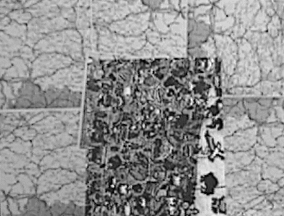
%> input picture stereo-matching/im0.pgm, 284 x 216 px
$ octave proj1.m   (GNU Octave 9; MATLAB toolbox functions it lacks are replaced by stand-ins)
%> lines starting %> are read from the running program, lines starting %| are printed output that depends on the picture
### stereo-matching/ssd.m
function disp = ssd(src1,src2,window_size,disp_threshold,row)

if ~all(size(src1) == size(src2))
    error('size are not same');
end

[h,w] = size(src1);
w_half = (window_size-1)/2;

src1 = padarray(src1,[w_half w_half],'replicate','both');
src2 = padarray(src2,[w_half w_half],'replicate','both');

disp_mat = [];

for i=1:w % Center pixel of window1, which is from src1 (reference)

    temp = [];
    for j=1:w % Center pixel of window2, which is from src2 (object being probed)
        % In other words, disparity in pixel d =abs(j-i) when j = argmin(window difference)
        window1 = uint16(src1(row:row+2*w_half,i:i+2*w_half));
        window2 = uint16(src2(row:row+2*w_half,j:j+2*w_half));

        windows_diff = window1-window2;
        windows_diff_sq = windows_diff .* windows_diff;
        sum_val = sum(windows_diff_sq(:));

        temp = [temp sum_val];
    end

    disp_mat = [disp_mat; temp];
end

padded_disp_mat = padarray(disp_mat,[0 disp_threshold],max(disp_mat(:)),'both');

search_mat = [];
for i=1:w
    search_mat = [search_mat; padded_disp_mat(i,i:i+2*disp_threshold)];
end

[M, I] = min(abs(search_mat),[],2); % Width = 2*disp_threshold + 1

disp = abs(I-disp_threshold-1);

end

### stereo-matching/sad.m
function disp = sad(src1,src2,window_size,disp_threshold,row)

if ~all(size(src1) == size(src2))
    error('size are not same');
end

[h,w] = size(src1);
w_half = (window_size-1)/2;

src1 = padarray(src1,[w_half w_half],'replicate','both');
src2 = padarray(src2,[w_half w_half],'replicate','both');

disp_mat = [];

for i=1:w % Center pixel of window1, which is from src1 (reference)

    temp = [];
    for j=1:w % Center pixel of window2, which is from src2 (object being probed)
        % In other words, disparity in pixel d =abs(j-i) when j = argmin(window difference)
        window1 = uint16(src1(row:row+2*w_half,i:i+2*w_half));
        window2 = uint16(src2(row:row+2*w_half,j:j+2*w_half));

        windows_diff = abs(window1-window2);
        sum_val = sum(windows_diff(:));
        temp = [temp sum_val];
    end

    disp_mat = [disp_mat; temp];
end

padded_disp_mat = padarray(disp_mat,[0 disp_threshold],max(disp_mat(:)),'both');

search_mat = [];
for i=1:w
    search_mat = [search_mat; padded_disp_mat(i,i:i+2*disp_threshold)];
end

[M, I] = min(abs(search_mat),[],2); % Width = 2*disp_threshold + 1

disp = abs(I-disp_threshold-1);

end

### stereo-matching/proj1.m
close all;
clear all;

im0 = imread('im0.pgm');
%> im0 is the input picture: size 216x284 uint8; min 3, max 255, mean 144.4
im1 = imread('im1.pgm');
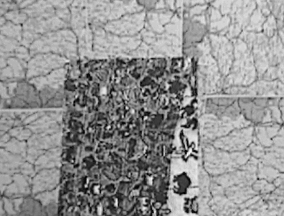
%> input picture stereo-matching/im1.pgm, 284 x 216 px
%> im1 is the input picture: size 216x284 uint8; min 2, max 251, mean 145.8

gt_disparity0 = imread('gt_disp0.pgm');
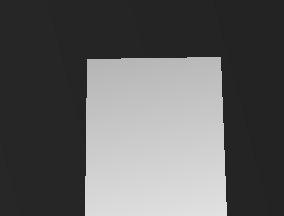
%> input picture stereo-matching/gt_disp0.pgm, 284 x 216 px
%> gt_disparity0 is the input picture: size 216x284 uint8; min 35, max 225, mean 95.7
gt_vec0 = double(gt_disparity0(100,:))/8';
%> gt_vec0 = 284 values, max 24.5 at index 214, min 4.38 at index 240, mean 14.02

gt_disparity1 = imread('gt_disp1.pgm');
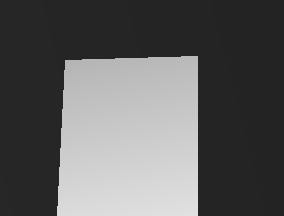
%> input picture stereo-matching/gt_disp1.pgm, 284 x 216 px
%> gt_disparity1 is the input picture: size 216x284 uint8; min 35, max 225, mean 95.1
gt_vec1 = double(gt_disparity1(100,:))/8';
%> gt_vec1 = 284 values, max 24.5 at index 189, min 4.38 at index 237, mean 13.87

disp_threshold = 600;
row = 100;

%% SSD

disparity_left_3 = ssd(im1,im0,3,disp_threshold,row);
%> in ssd, `[M, I] = min(abs(search_mat),[],2);`: M = 284 values, max 888 at index 191, min 0 at index 1, mean 13.67; I = 284 values, max 736 at index 9, min 328 at index 274, mean 529
%> in ssd, `disp = abs(I-disp_threshold-1);`: disp = 284 values, max 273 at index 274, min 0 at index 1, mean 87.42
%> disparity_left_3 has the same summary as disp in ssd
disparity_right_3 = ssd(im0,im1,3,disp_threshold,row);
%> disparity_right_3 = 284 values, max 275 at index 278, min 1 at index 44, mean 87.33
disparity_left_7 = ssd(im1,im0,7,disp_threshold,row);
%> disparity_left_7 = 284 values, max 279 at index 3, min 0 at index 229, mean 79.68
disparity_right_7 = ssd(im0,im1,7,disp_threshold,row);
%> disparity_right_7 = 284 values, max 269 at index 8, min 1 at index 262, mean 83.61
disparity_left_13 = ssd(im1,im0,13,disp_threshold,row);
%> disparity_left_13 = 284 values, max 209 at index 75, min 4 at index 227, mean 50.49
disparity_right_13 = ssd(im0,im1,13,disp_threshold,row);
%> disparity_right_13 = 284 values, max 279 at index 2, min 2 at index 282, mean 114.2
disparity_left_21 = ssd(im1,im0,21,disp_threshold,row);
%> call 7 of ssd, with window_size = 21, disp_threshold = 600, row = 100
%> after the loop in ssd (call 7), `for i=1:w`:
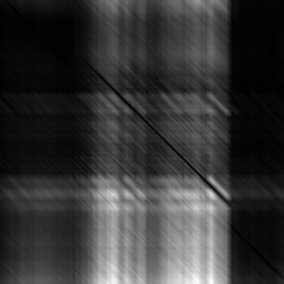
%> disp_mat: size 284x284 double; min 2379, max 3925559, mean 832871.6; drawn with min black and max white
%> in ssd (call 7), `[M, I] = min(abs(search_mat),[],2);`: M = 284 values, max 404395 at index 197, min 2379 at index 26, mean 72663.2; I = 284 values, max 874 at index 1, min 586 at index 277, mean 655.7
%> in ssd (call 7), `disp = abs(I-disp_threshold-1);`: disp = 284 values, max 273 at index 1, min 4 at index 246, mean 55.32
%> disparity_left_21 has the same summary as disp in ssd
disparity_right_21 = ssd(im0,im1,21,disp_threshold,row);
%> call 8 of ssd, with window_size = 21, disp_threshold = 600, row = 100
%> after the loop in ssd (call 8), `for i=1:w`:
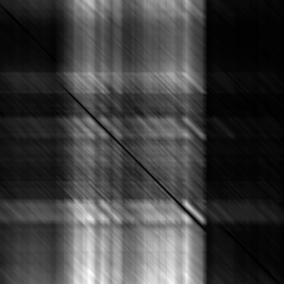
%> disp_mat: size 284x284 double; min 6307, max 3192320, mean 771706.6; drawn with min black and max white
%> in ssd (call 8), `[M, I] = min(abs(search_mat),[],2);`: M = 284 values, max 114020 at index 202, min 6307 at index 263, mean 36406.8; I = 284 values, max 884 at index 1, min 576 at index 202, mean 714.2
%> in ssd (call 8), `disp = abs(I-disp_threshold-1);`: disp = 284 values, max 283 at index 1, min 4 at index 247, mean 120.7
%> disparity_right_21 has the same summary as disp in ssd

figure(1);
set(gca, 'PlotBoxAspectRatio', [1 0.3 1]);
subplot(2,5,1); plot(gt_vec0); title('Ground Truth [left]');
subplot(2,5,2); plot(disparity_left_3); title('Measured disparity [left, Window size = 3]');
subplot(2,5,3); plot(disparity_left_7); title('Measured disparity [left, Window size = 7]');
subplot(2,5,4); plot(disparity_left_13); title('Measured disparity [left, Window size = 13]');
subplot(2,5,5); plot(disparity_left_21); title('Measured disparity [left, Window size = 21]');

subplot(2,5,6); plot(gt_vec1); title('Ground Truth [right]');
subplot(2,5,7); plot(disparity_right_3); title('Measured disparity [right, Window size = 3]');
subplot(2,5,8); plot(disparity_right_7); title('Measured disparity [right, Window size = 7]');
subplot(2,5,9); plot(disparity_right_13); title('Measured disparity [right, Window size = 13]');
subplot(2,5,10); plot(disparity_right_21); title('Measured disparity [right, Window size = 21]');

%% SAD

disparity_left_3 = sad(im1,im0,3,disp_threshold,row);
%> after the loop in sad, `for i=1:w`:
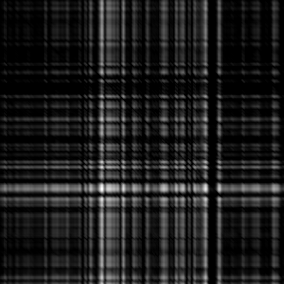
%> disp_mat: size 284x284 double; min 0, max 1667, mean 191.6; drawn with min black and max white
%> in sad, `padded_disp_mat = padarray(disp_mat,[0 disp_threshold],max(disp_mat(:)..`:
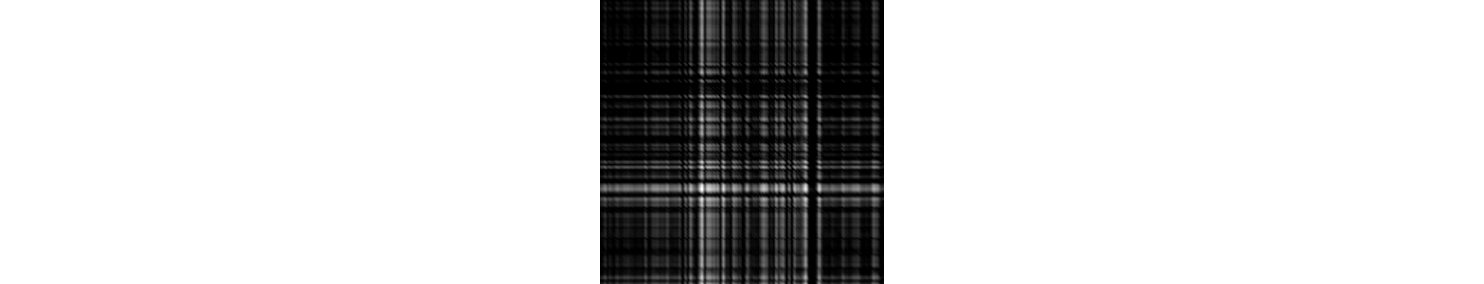
%> padded_disp_mat: size 284x1484 double; min 0, max 1667, mean 1384.7; drawn with min black and max white
%> in sad, `[M, I] = min(abs(search_mat),[],2);`: M = 284 values, max 63 at index 190, min 0 at index 1, mean 1.06; I = 284 values, max 736 at index 9, min 328 at index 274, mean 529
%> in sad, `disp = abs(I-disp_threshold-1);`: disp = 284 values, max 273 at index 274, min 0 at index 1, mean 87.42
disparity_right_3 = sad(im0,im1,3,disp_threshold,row);
%> (the run ends here)
